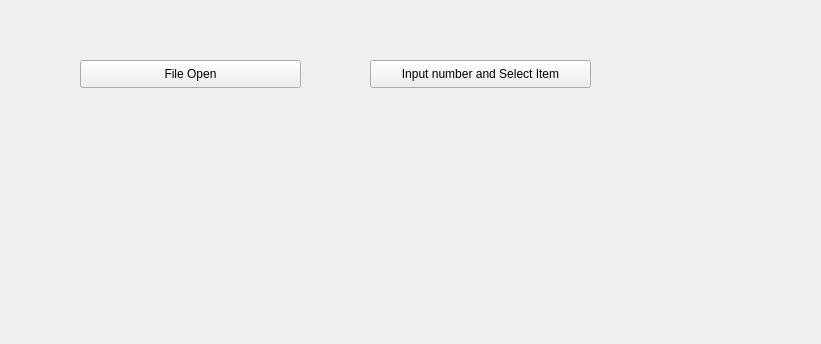
<?xml version="1.0" encoding="UTF-8"?>
<ui version="4.0">
 <class>Form</class>
 <widget class="QWidget" name="Form">
  <property name="geometry">
   <rect>
    <x>0</x>
    <y>0</y>
    <width>821</width>
    <height>344</height>
   </rect>
  </property>
  <property name="windowTitle">
   <string>Form</string>
  </property>
  <widget class="QPushButton" name="pushButton">
   <property name="geometry">
    <rect>
     <x>80</x>
     <y>60</y>
     <width>221</width>
     <height>28</height>
    </rect>
   </property>
   <property name="text">
    <string>File Open</string>
   </property>
  </widget>
  <widget class="QLabel" name="label">
   <property name="geometry">
    <rect>
     <x>40</x>
     <y>150</y>
     <width>751</width>
     <height>41</height>
    </rect>
   </property>
   <property name="text">
    <string/>
   </property>
  </widget>
  <widget class="QPushButton" name="pushButton_2">
   <property name="geometry">
    <rect>
     <x>370</x>
     <y>60</y>
     <width>221</width>
     <height>28</height>
    </rect>
   </property>
   <property name="text">
    <string>Input number and Select Item</string>
   </property>
  </widget>
 </widget>
 <resources/>
 <connections/>
</ui>
